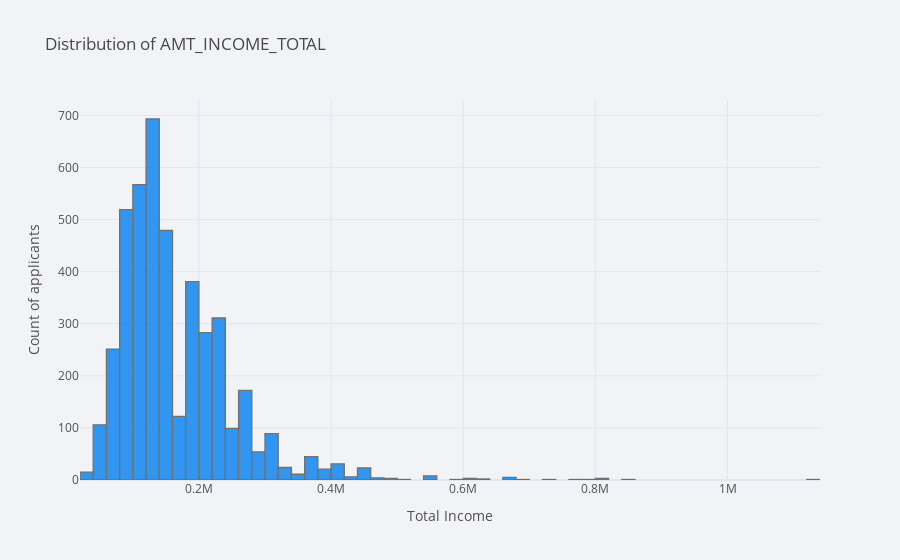

Notebook code for this chart:
### Code cell
#!pip install chart_studio


cf.set_config_file(theme='polar')

normalised_home_loan[normalised_home_loan['AMT_INCOME_TOTAL'] < 2000000]['AMT_INCOME_TOTAL'].iplot(kind='histogram', bins=100,
   xTitle = 'Total Income', yTitle ='Count of applicants',
             title='Distribution of AMT_INCOME_TOTAL')

### Figure 1 — Plotly figure (JSON) as saved in the notebook; plotly's stock layout.template omitted (floating-point values rounded to 4 significant figures; data arrays with more than 128 entries replaced by an {"elided": "..."} marker saying what was removed)
{"data": [{"histfunc": "count", "histnorm": "", "marker": {"color": "rgba(0, 128, 240, 1.0)", "line": {"color": "#505050", "width": 1.3}}, "name": "AMT_INCOME_TOTAL", "nbinsx": 100, "opacity": 0.8, "orientation": "v", "type": "histogram", "x": {"elided": "4338 float values"}}], "layout": {"barmode": "overlay", "legend": {"bgcolor": "#F2F3F7", "font": {"color": "#505050"}}, "paper_bgcolor": "#F2F3F7", "plot_bgcolor": "#F2F3F7", "title": {"font": {"color": "#484848"}, "text": "Distribution of AMT_INCOME_TOTAL"}, "xaxis": {"gridcolor": "#E1E5ED", "showgrid": true, "tickfont": {"color": "#505050"}, "title": {"font": {"color": "#505050"}, "text": "Total Income"}, "zerolinecolor": "#E1E5ED"}, "yaxis": {"gridcolor": "#E1E5ED", "showgrid": true, "tickfont": {"color": "#505050"}, "title": {"font": {"color": "#505050"}, "text": "Count of applicants"}, "zerolinecolor": "#E1E5ED"}}}
